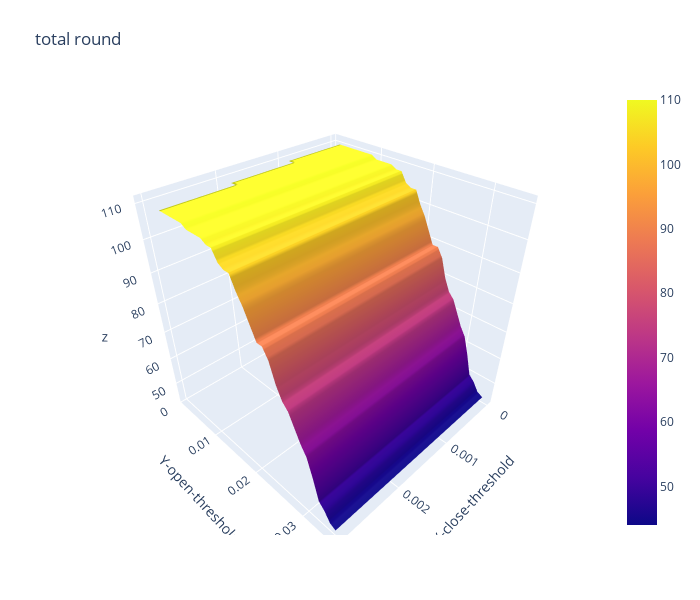

Notebook code for this chart:
### Code cell
import plotly.graph_objects as go

x_data = df_total_round.columns.to_list() # close threshold

y_data = df_total_round.index.to_list() # open threshold

z_data = df_total_round.copy(deep=True) # win rate

fig = go.Figure(data=[go.Surface(z=z_data.values,x=x_data,y=y_data)])

fig.update_layout(title="total round", # 标题
                  autosize=False,  # 尺度自动缩放
                  width=700,  # 长宽
                  height=600,
                  margin=dict(l=65,r=50,b=65,t=90),  # 4个位置的距离
                  scene=dict(xaxis_title='X-close-threshold',yaxis_title='Y-open-threshold')
                 )

fig.show()

### Figure 1 — Plotly figure (JSON) as saved in the notebook; plotly's stock layout.template omitted (floating-point values rounded to 4 significant figures; data arrays with more than 128 entries replaced by an {"elided": "..."} marker saying what was removed)
{"data": [{"type": "surface", "x": [0, 0.001, 0.002, 0.003], "y": [0.001, 0.002, 0.003, 0.004, 0.005, 0.006, 0.007, 0.008, 0.009, 0.01, 0.011, 0.012, 0.013, 0.014, 0.015, 0.016, 0.017, 0.018, 0.019, 0.02, 0.021, 0.022, 0.023, 0.024, 0.025, 0.026, 0.027, 0.028, 0.029, 0.03, 0.031, 0.032, 0.033, 0.034, 0.035], "z": {"elided": "35x4 int values"}}], "layout": {"autosize": false, "height": 600, "margin": {"b": 65, "l": 65, "r": 50, "t": 90}, "scene": {"xaxis": {"title": {"text": "X-close-threshold"}}, "yaxis": {"title": {"text": "Y-open-threshold"}}}, "title": {"text": "total round"}, "width": 700}}
